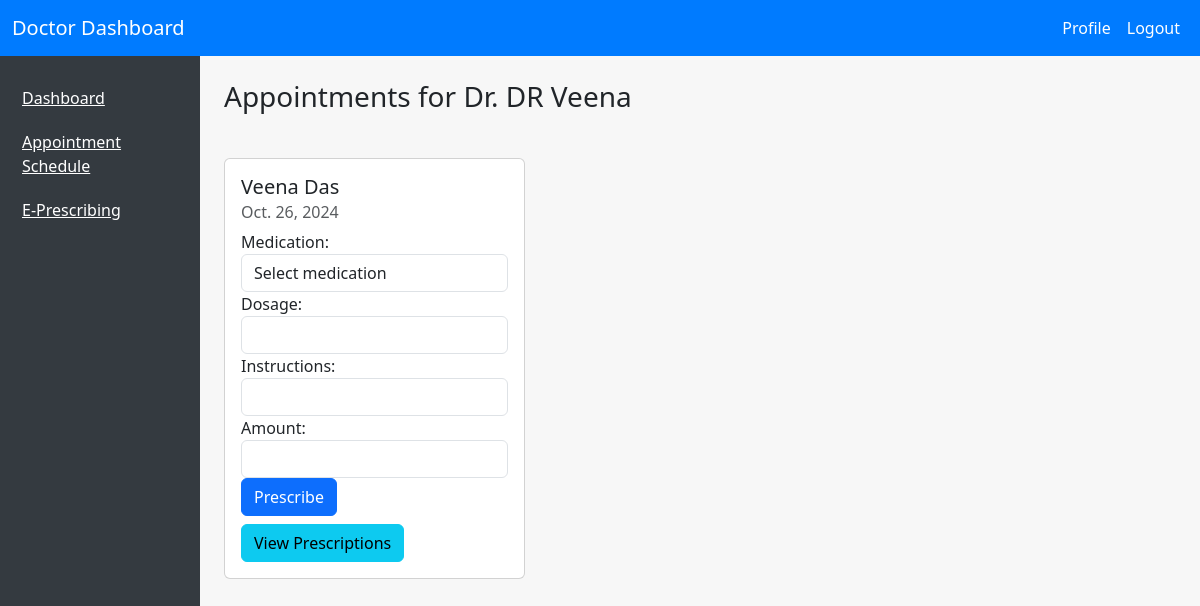
The app's page /doctor/4/prescriptions/ with its own data.
### hospitalapp/models.py (models this page shows, shortened)
class Doctor(models.Model):
    STATUS_CHOICES = (
        ('Active', 'Active'),
        ('Inactive', 'Inactive'),
    )
    user = models.OneToOneField(User, on_delete=models.CASCADE,null=True, blank=True)  # Link to the User mod
    name = models.CharField(max_length=100, null=True, blank=True)
    departments = models.ForeignKey(Department, on_delete=models.CASCADE)
    address = models.CharField(max_length=255, null=True, blank=True)
    mobile = models.CharField(max_length=15, null=True, blank=True)
    email = models.EmailField(unique=True, null=True, blank=True)
    specialization = models.CharField(max_length=100, null=True, blank=True)
    experience = models.PositiveIntegerField()  # Years of experience
    status = models.CharField(max_length=10, choices=STATUS_CHOICES, default='Active')

class Appointment(models.Model):
    STATUS_CHOICES = [
            ('pending', 'Pending'),
            ('approved', 'Approved'),
            ('rejected', 'Rejected'),
        ]
    appointment_date = models.DateField(null=True, blank=True)
    symptoms = models.TextField(max_length=100, null=True, blank=True)
    doctor = models.ForeignKey(Doctor, on_delete=models.CASCADE,null=True, blank=True)
    patient = models.ForeignKey(Patient, on_delete=models.CASCADE,null=True, blank=True)
    status = models.CharField(max_length=10, choices=STATUS_CHOICES, default='pending')

class Patient(models.Model):
    user = models.OneToOneField(User, on_delete=models.CASCADE,null=True, blank=True)
    name = models.CharField(max_length=100, null=True, blank=True)
    date_of_birth = models.DateField(max_length=100, null=True, blank=True)
    gender = models.CharField(max_length=10, choices=[('Male', 'Male'), ('Female', 'Female'), ('Other', 'Other')], null=True, blank=True)
    address = models.CharField(max_length=255, null=True, blank=True)
    mobile = models.CharField(max_length=15, null=True, blank=True)
    email = models.EmailField(unique=True, null=True, blank=True)

### hospitalapp/views.py (the view, shortened to what this page needs)
# urls.py: path('doctor/<int:doctor_id>/prescriptions/', views.doctor_appointments_with_prescriptions, name='doctor_patient_prescriptions'),
def doctor_appointments_with_prescriptions(request, doctor_id):
    doctor = get_object_or_404(Doctor, id=doctor_id)
    appointments = Appointment.objects.filter(doctor=doctor)
    medicines = Medicine.objects.all()  # Fetch all medicines
    context = {
        'doctor': doctor,
        'appointments': appointments,
        'medicines': medicines,
        'form': PrescriptionForm(),
    }
    return render(request, 'doctor_prescriptions.html', context)

### hospitalapp/forms.py
class PrescriptionForm(forms.ModelForm):
    class Meta:
        model = Prescription
        fields = ['medication', 'dosage', 'instructions', 'notes', 'amount']

### templates/doctor_prescriptions.html (shortened to what this page needs)
{% extends 'doctors_dashboad.html' %}
{% block content %}
<div class="container">
    <h3 class="my-4">Appointments for Dr. {{ doctor.name }}</h3>
    <div class="row">
        {% for appointment in appointments %}
        <div class="col-md-4 mb-4">
            <div class="card">
                <div class="card-body">
                    <h5 class="card-title">{{ appointment.patient.name }}</h5>
                    <h6 class="card-subtitle mb-2 text-muted">{{ appointment.appointment_date }}</h6>
                    <form method="POST">
                        <div class="form-group">
                            <label for="medication">Medication:</label>
                            <select class="form-control" name="medication" required>
                                <option value="" disabled selected>Select medication</option>
                            </select>
                        </div>
                        <div class="form-group">
                            <label for="dosage">Dosage:</label>
                            <input type="text" class="form-control" name="dosage" required>
                        </div>
                        <div class="form-group">
                            <label for="instructions">Instructions:</label>
                            <input type="text" class="form-control" name="instructions" required>
                        </div>
                        <div class="form-group">
                            <label for="amount">Amount:</label>
                            <input type="number" class="form-control" name="amount" step="0.01" required>
                        </div>
                        <button type="submit" class="btn btn-primary">Prescribe</button>
                    </form>
                    <button class="btn btn-info mt-2" type="button" data-bs-toggle="collapse" data-bs-target="#prescriptions_{{ appointment.id }}">
                        View Prescriptions
                    </button>
                </div>
            </div>
        </div>
        {% endfor %}
    </div>
</div>
{% endblock %}

### templates/doctors_dashboad.html (style rules this page uses)
body { background-color: #f7f7f7; }
.card { margin: 20px 0; }

### records on screen
Doctor: name "DR Veena"
Appointment: patient.name "Veena Das", appointment_date "Oct. 26, 2024"
